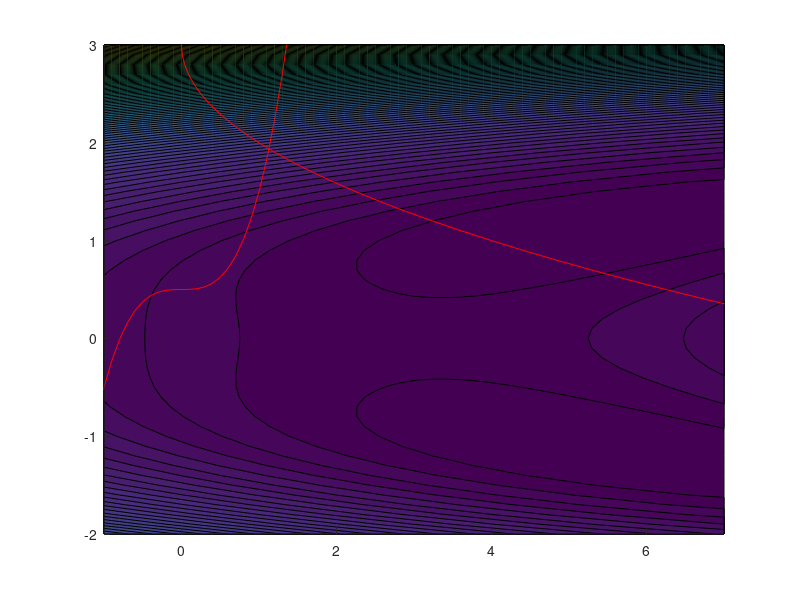

Write the MATLAB code that produced this figure. (Note: this script raises an error after producing the figure.)
clc;
clear;
close all;
format long;

a=6;
b=4;

f = @(x) (b^2)*x(2)^4 - 2*b*x(1)*x(2)^2 + 2*x(1)^2 - 2*a*x(1) + a^2;

[x, y] = meshgrid(-1:0.1:7, -2:0.1:3);
z=(b^2)*y.^4 - 2*b*x.*y.^2 + 2*x.^2 - 2*a*x + a^2;
figure(1)
hold on;
contourf(x, y, z, 100)

xx = -1:0.1:7;
yy = 9 + xx.^2 - xx.*6;
plot(yy, xx, 'r');

xx2 = -2:0.1:3;
yy2 = 0.5 + xx2.^3;
plot(xx2, yy2, 'r');
axis([-1 7 -2 3]);

options = optimoptions('fmincon', 'Display', 'iter', 'TolFun', 1e-5, 'TolX', 1e-5, 'TolCon', 1e-4, 'PlotFcns', @optimplotconstrviolation);

x0 = [5 -1];
A = [];
b = [];

Aeq = [];
beq = [];

lb = [];
ub = [];

nonlcon = [];
[x, fval, exitflag, output] = fmincon(f, x0, A, b, Aeq, beq, lb, ub, @cons1, options)

figure(1)
[xsol,fval,history,searchdir] = runfmincon1;

figure(1)
hold on
scatter(x(1),x(2),'r*');
plot(5.99999992, 1.22474485, 'ow');
plot(5.99999992, -1.22474485, 'ow');

g1tolcon = -x(1) + (x(2)- 3).^2
g2tolcon = -x(2) + x(1).^3 + 0.5